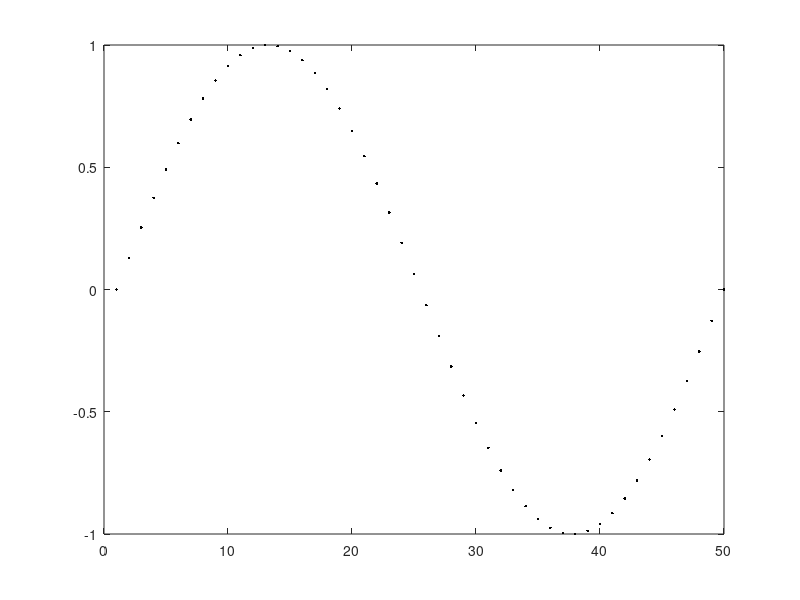

The MATLAB script that drew this image: (Note: this script raises an error after producing the figure.)
function [] = sin_interpolation( )
    ab = linspace(0, 2*pi, 50);
    %xi = pi*[0, 1, 2];   richiesto ma non funge?
    xi = linspace(0, 2*pi, 4);
    
    plot(sin(ab), '.k'); %black
    hold on;
    plot( newton_interpolation(xi, sin(xi), ab), 'r' ); %red
    hold on;
    plot( lagrange(xi, sin(xi), ab), 'b' ); %blue
    
    %plot(hermite(xi, sin(xi), cos(xi), ab), 'g') %green
    
    legend('sin', 'newton', 'lagrange');
end
